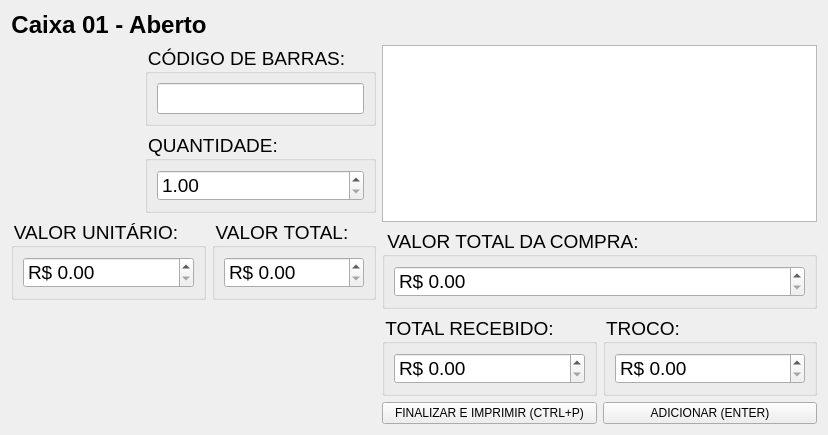
<?xml version="1.0" encoding="UTF-8"?>
<ui version="4.0">
 <class>CaixaForm</class>
 <widget class="QWidget" name="CaixaForm">
  <property name="geometry">
   <rect>
    <x>0</x>
    <y>0</y>
    <width>828</width>
    <height>435</height>
   </rect>
  </property>
  <property name="windowTitle">
   <string>Form</string>
  </property>
  <property name="styleSheet">
   <string notr="true">#header {
	font-size: 18pt;
	font-weight: bold;
}

QDoubleSpinBox, QLineEdit {
	font-size:14pt;
}

QGroupBox {
	font-size: 14pt;
}

QGroupBox::title {
	font-size:14pt;
	font-weight: bold;
}</string>
  </property>
  <layout class="QGridLayout" name="gridLayout_13">
   <item row="0" column="0">
    <widget class="QLabel" name="header">
     <property name="text">
      <string>Caixa 01 - Aberto</string>
     </property>
     <property name="alignment">
      <set>Qt::AlignCenter</set>
     </property>
    </widget>
   </item>
   <item row="1" column="0" colspan="2">
    <layout class="QGridLayout" name="gridLayout_11">
     <item row="0" column="0">
      <widget class="QLabel" name="label">
       <property name="minimumSize">
        <size>
         <width>128</width>
         <height>128</height>
        </size>
       </property>
       <property name="text">
        <string/>
       </property>
       <property name="pixmap">
        <pixmap resource="omarket.qrc">:/icon/128/caixa.png</pixmap>
       </property>
      </widget>
     </item>
     <item row="0" column="1">
      <layout class="QGridLayout" name="gridLayout_10">
       <item row="0" column="0">
        <widget class="QGroupBox" name="groupBox_2">
         <property name="title">
          <string>CÓDIGO DE BARRAS:</string>
         </property>
         <layout class="QGridLayout" name="gridLayout_2">
          <item row="0" column="0">
           <widget class="QLineEdit" name="barcode"/>
          </item>
         </layout>
        </widget>
       </item>
       <item row="1" column="0">
        <widget class="QGroupBox" name="groupBox_3">
         <property name="title">
          <string>QUANTIDADE:</string>
         </property>
         <layout class="QGridLayout" name="gridLayout_3">
          <item row="0" column="0">
           <widget class="QDoubleSpinBox" name="quantidade">
            <property name="minimum">
             <double>1.000000000000000</double>
            </property>
            <property name="maximum">
             <double>999999.000000000000000</double>
            </property>
           </widget>
          </item>
         </layout>
        </widget>
       </item>
      </layout>
     </item>
    </layout>
   </item>
   <item row="1" column="2" rowspan="3">
    <layout class="QGridLayout" name="gridLayout_12">
     <item row="0" column="0">
      <widget class="QTableView" name="tableView"/>
     </item>
     <item row="1" column="0">
      <widget class="QGroupBox" name="groupBox_5">
       <property name="title">
        <string>VALOR TOTAL DA COMPRA:</string>
       </property>
       <layout class="QGridLayout" name="gridLayout_5">
        <item row="0" column="0">
         <widget class="QDoubleSpinBox" name="v_total">
          <property name="prefix">
           <string>R$ </string>
          </property>
          <property name="maximum">
           <double>99999.000000000000000</double>
          </property>
         </widget>
        </item>
       </layout>
      </widget>
     </item>
     <item row="2" column="0">
      <layout class="QGridLayout" name="gridLayout_8">
       <item row="0" column="0">
        <widget class="QGroupBox" name="groupBox_6">
         <property name="title">
          <string>TOTAL RECEBIDO:</string>
         </property>
         <layout class="QGridLayout" name="gridLayout_6">
          <item row="0" column="0">
           <widget class="QDoubleSpinBox" name="r_total">
            <property name="prefix">
             <string>R$ </string>
            </property>
            <property name="maximum">
             <double>99999.000000000000000</double>
            </property>
           </widget>
          </item>
         </layout>
        </widget>
       </item>
       <item row="0" column="1">
        <widget class="QGroupBox" name="groupBox_7">
         <property name="title">
          <string>TROCO:</string>
         </property>
         <layout class="QGridLayout" name="gridLayout_7">
          <item row="0" column="0">
           <widget class="QDoubleSpinBox" name="troco">
            <property name="prefix">
             <string>R$ </string>
            </property>
            <property name="maximum">
             <double>99999.000000000000000</double>
            </property>
           </widget>
          </item>
         </layout>
        </widget>
       </item>
       <item row="1" column="0">
        <widget class="QPushButton" name="pushButton_2">
         <property name="text">
          <string>FINALIZAR E IMPRIMIR (CTRL+P)</string>
         </property>
         <property name="shortcut">
          <string>Ctrl+P</string>
         </property>
        </widget>
       </item>
       <item row="1" column="1">
        <widget class="QPushButton" name="pushButton">
         <property name="text">
          <string>ADICIONAR (ENTER)</string>
         </property>
         <property name="shortcut">
          <string>Enter</string>
         </property>
         <property name="autoDefault">
          <bool>false</bool>
         </property>
         <property name="default">
          <bool>false</bool>
         </property>
        </widget>
       </item>
      </layout>
     </item>
    </layout>
   </item>
   <item row="2" column="0" colspan="2">
    <layout class="QGridLayout" name="gridLayout_9">
     <item row="0" column="0">
      <widget class="QGroupBox" name="groupBox">
       <property name="title">
        <string>VALOR UNITÁRIO:</string>
       </property>
       <layout class="QGridLayout" name="gridLayout">
        <item row="0" column="0">
         <widget class="QDoubleSpinBox" name="valor">
          <property name="prefix">
           <string>R$ </string>
          </property>
          <property name="maximum">
           <double>99999.000000000000000</double>
          </property>
         </widget>
        </item>
       </layout>
      </widget>
     </item>
     <item row="0" column="1">
      <widget class="QGroupBox" name="groupBox_4">
       <property name="title">
        <string>VALOR TOTAL:</string>
       </property>
       <layout class="QGridLayout" name="gridLayout_4">
        <item row="0" column="0">
         <widget class="QDoubleSpinBox" name="p_total">
          <property name="prefix">
           <string>R$ </string>
          </property>
          <property name="maximum">
           <double>99999.000000000000000</double>
          </property>
         </widget>
        </item>
       </layout>
      </widget>
     </item>
    </layout>
   </item>
   <item row="3" column="1">
    <spacer name="verticalSpacer">
     <property name="orientation">
      <enum>Qt::Vertical</enum>
     </property>
     <property name="sizeHint" stdset="0">
      <size>
       <width>20</width>
       <height>184</height>
      </size>
     </property>
    </spacer>
   </item>
  </layout>
 </widget>
 <tabstops>
  <tabstop>barcode</tabstop>
  <tabstop>quantidade</tabstop>
  <tabstop>r_total</tabstop>
  <tabstop>tableView</tabstop>
  <tabstop>pushButton</tabstop>
  <tabstop>pushButton_2</tabstop>
  <tabstop>valor</tabstop>
  <tabstop>p_total</tabstop>
  <tabstop>v_total</tabstop>
  <tabstop>troco</tabstop>
 </tabstops>
 <resources>
  <include location="omarket.qrc"/>
 </resources>
 <connections>
  <connection>
   <sender>barcode</sender>
   <signal>editingFinished()</signal>
   <receiver>CaixaForm</receiver>
   <slot>barcodeReaded()</slot>
   <hints>
    <hint type="sourcelabel">
     <x>223</x>
     <y>85</y>
    </hint>
    <hint type="destinationlabel">
     <x>165</x>
     <y>267</y>
    </hint>
   </hints>
  </connection>
  <connection>
   <sender>pushButton</sender>
   <signal>clicked()</signal>
   <receiver>CaixaForm</receiver>
   <slot>addItem()</slot>
   <hints>
    <hint type="sourcelabel">
     <x>608</x>
     <y>412</y>
    </hint>
    <hint type="destinationlabel">
     <x>198</x>
     <y>375</y>
    </hint>
   </hints>
  </connection>
  <connection>
   <sender>pushButton_2</sender>
   <signal>clicked()</signal>
   <receiver>CaixaForm</receiver>
   <slot>print()</slot>
   <hints>
    <hint type="sourcelabel">
     <x>399</x>
     <y>408</y>
    </hint>
    <hint type="destinationlabel">
     <x>141</x>
     <y>406</y>
    </hint>
   </hints>
  </connection>
  <connection>
   <sender>quantidade</sender>
   <signal>valueChanged(double)</signal>
   <receiver>CaixaForm</receiver>
   <slot>changeQuantidade(double)</slot>
   <hints>
    <hint type="sourcelabel">
     <x>338</x>
     <y>183</y>
    </hint>
    <hint type="destinationlabel">
     <x>135</x>
     <y>240</y>
    </hint>
   </hints>
  </connection>
  <connection>
   <sender>r_total</sender>
   <signal>valueChanged(double)</signal>
   <receiver>CaixaForm</receiver>
   <slot>calcular(double)</slot>
   <hints>
    <hint type="sourcelabel">
     <x>471</x>
     <y>371</y>
    </hint>
    <hint type="destinationlabel">
     <x>413</x>
     <y>217</y>
    </hint>
   </hints>
  </connection>
 </connections>
 <slots>
  <slot>barcodeReaded()</slot>
  <slot>addItem()</slot>
  <slot>print()</slot>
  <slot>changeQuantidade(double)</slot>
  <slot>calcular(double)</slot>
 </slots>
</ui>
